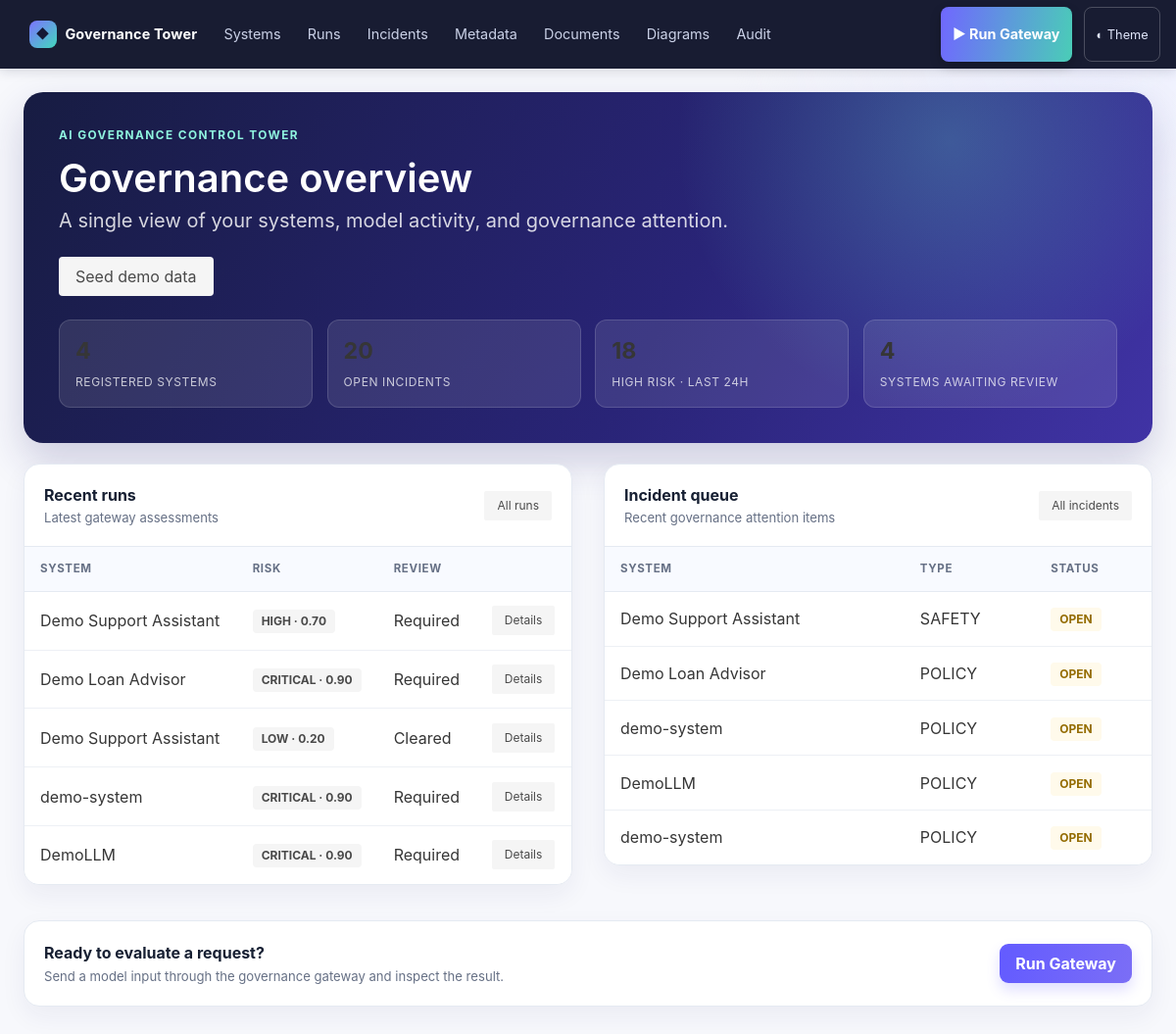
/dashboard/, run on the app's committed database.
### models.py (models this page shows)
class ModelRun(Base):
    __tablename__ = "model_runs"
    id = Column(Integer, primary_key=True)
    system_id = Column(Integer, ForeignKey("ai_systems.id"), nullable=False)
    request_id = Column(String(64), unique=True, nullable=False)
    input_payload = Column(JSON, nullable=False)
    output_payload = Column(JSON)
    risk_score = Column(Float)
    risk_level = Column(String(32))
    safety_flags = Column(JSON)
    requires_review = Column(Boolean, default=False)
    created_at = Column(DateTime, default=datetime.utcnow)
    system = relationship("AiSystem", back_populates="runs")
    incident = relationship(
        "Incident",
        back_populates="run",
        foreign_keys="Incident.run_id",
        uselist=False,
    )

class AiSystem(Base):
    __tablename__ = "ai_systems"
    id = Column(Integer, primary_key=True)
    name = Column(String(255), unique=True, nullable=False)
    owner = Column(String(255), nullable=False)
    description = Column(Text)
    risk_level = Column(String(32), default=RiskLevel.MEDIUM.value)
    status = Column(String(32), default="APPROVED")
    pii_policy = Column(String(32), default="REDACT")
    created_at = Column(DateTime, default=datetime.utcnow)
    runs = relationship("ModelRun", back_populates="system")

class Incident(Base):
    __tablename__ = "incidents"
    id = Column(Integer, primary_key=True)
    run_id = Column(Integer, ForeignKey("model_runs.id"), nullable=False)
    type = Column(String(64))
    status = Column(String(32), default="OPEN")
    reviewer = Column(String(255))
    notes = Column(Text)
    created_at = Column(DateTime, default=datetime.utcnow)
    updated_at = Column(DateTime, default=datetime.utcnow)
    run = relationship(
        "ModelRun",
        back_populates="incident",
        foreign_keys=[run_id],
    )

### dashboard/dashboard_api.py (the view)
@dashboard.get("/")
def home(request: Request, seeded: bool = False, created: int = 0, session: Session = Depends(get_session)):
    systems = session.query(AiSystem).all()
    runs = session.query(ModelRun).order_by(ModelRun.created_at.desc()).limit(5).all()
    incidents = session.query(Incident).order_by(Incident.created_at.desc()).limit(5).all()
    cutoff = datetime.utcnow() - timedelta(hours=24)
    high_risk_last_24h = (
        session.query(ModelRun)
        .filter(ModelRun.created_at >= cutoff, ModelRun.risk_level.in_(["HIGH", "CRITICAL"]))
        .count()
    )
    systems_awaiting_review = (
        session.query(ModelRun.system_id)
        .join(Incident, Incident.run_id == ModelRun.id)
        .filter(Incident.status.in_(["OPEN", "IN_REVIEW"]))
        .distinct()
        .count()
    )
    return templates.TemplateResponse(request, "home.html", {
        "systems_count": len(systems),
        "open_incidents": session.query(Incident).filter_by(status="OPEN").count(),
        "high_risk_last_24h": high_risk_last_24h,
        "systems_awaiting_review": systems_awaiting_review,
        "runs": runs, "incidents": incidents, "seeded": seeded, "created": created, "active_page": "home",
    })

### dashboard/templates/home.html (shortened to what this page needs)
{% extends "base.html" %}
{% block content %}
<div class="ct-page"><section class="home-hero"><p class="home-eyebrow mb-3">AI Governance Control Tower</p><h1 class="title is-2">Governance overview</h1><p class="subtitle is-5">A single view of your systems, model activity, and governance attention.</p><form class="home-hero-actions" method="post" action="/dashboard/demo/seed"><button class="button is-light" type="submit">Seed demo data</button></form><div class="home-metrics"><div class="home-metric"><strong>{{ systems_count }}</strong><span>Registered systems</span></div><div class="home-metric"><strong>{{ open_incidents }}</strong><span>Open incidents</span></div><div class="home-metric"><strong>{{ high_risk_last_24h }}</strong><span>High risk · last 24h</span></div><div class="home-metric"><strong>{{ systems_awaiting_review }}</strong><span>Systems awaiting review</span></div></div></section>
<div class="columns is-variable is-4"><div class="column"><section class="ct-card"><div class="ct-card-header"><div><h2 class="ct-card-title">Recent runs</h2><p class="ct-card-subtitle">Latest gateway assessments</p></div><a class="button is-small is-light" href="/dashboard/runs">All runs</a></div>{% if runs %}<div class="table-container"><table class="table is-fullwidth ct-table"><thead><tr><th>System</th><th>Risk</th><th>Review</th><th></th></tr></thead><tbody>{% for run in runs %}<tr><td>{{ run.system.name if run.system else 'Unknown' }}</td><td><span class="tag is-light ct-pill">{{ run.risk_level }} · {{ '%.2f'|format(run.risk_score or 0) }}</span></td><td>{{ 'Required' if run.requires_review else 'Cleared' }}</td><td><a class="button is-small is-light" href="/dashboard/runs/{{ run.id }}">Details</a></td></tr>{% endfor %}</tbody></table></div>{% else %}<div class="ct-empty"><strong>No runs yet</strong>Use Run Gateway to submit an assessment.</div>{% endif %}</section></div><div class="column"><section class="ct-card"><div class="ct-card-header"><div><h2 class="ct-card-title">Incident queue</h2><p class="ct-card-subtitle">Recent governance attention items</p></div><a class="button is-small is-light" href="/dashboard/incidents">All incidents</a></div>{% if incidents %}<div class="table-container"><table class="table is-fullwidth ct-table"><thead><tr><th>System</th><th>Type</th><th>Status</th></tr></thead><tbody>{% for incident in incidents %}<tr><td>{{ incident.run.system.name if incident.run and incident.run.system else 'Unknown' }}</td><td>{{ incident.type }}</td><td><span class="tag is-warning is-light ct-pill">{{ incident.status }}</span></td></tr>{% endfor %}</tbody></table></div>{% else %}<div class="ct-empty"><strong>No incidents recorded</strong>Your incident queue is clear.</div>{% endif %}</section></div></div>
<section class="ct-card mt-5"><div class="ct-card-body is-flex is-align-items-center is-justify-content-space-between is-flex-wrap-wrap" style="gap:1rem"><div><h2 class="ct-card-title">Ready to evaluate a request?</h2><p class="ct-card-subtitle">Send a model input through the governance gateway and inspect the result.</p></div><a class="button is-primary ct-button" href="/dashboard/gateway">Run Gateway</a></div></section></div>
{% endblock %}

### dashboard/templates/base.html (style rules this page uses)
:root { --ct-ink:#172033; --ct-muted:#667085; --ct-line:#e5eaf2; --ct-brand:#635bff; --ct-panel:#fff; --ct-bg:#f7f8fc; }
html { background: var(--ct-bg); }
body { min-height:100vh; color:var(--ct-ink); background:radial-gradient(circle at 94% 2%, #eef0ff 0, transparent 24rem), var(--ct-bg); }
.ct-page { color:var(--ct-ink); }
.ct-card { background:var(--ct-panel); border:1px solid var(--ct-line); border-radius:16px; box-shadow:0 10px 26px rgba(27,39,94,.06); overflow:hidden; }
.ct-card-header { display:flex; justify-content:space-between; align-items:center; padding:1.15rem 1.25rem; border-bottom:1px solid var(--ct-line); }
.ct-card-title { margin:0; font-size:1rem; font-weight:720; }
.ct-card-subtitle { margin:.18rem 0 0; color:var(--ct-muted); font-size:.82rem; }
.ct-card-body { padding:1.25rem; }
.ct-table { margin:0; }
.ct-table thead th { background:#f8faff; color:#667085; border-width:0 0 1px; border-color:var(--ct-line); font-size:.72rem; letter-spacing:.055em; padding:.85rem 1rem; text-transform:uppercase; }
.ct-table td { vertical-align:middle; border-color:#edf0f5; padding:.9rem 1rem; }
.ct-button { background:linear-gradient(100deg,#635bff,#7b6ef6); border:0; border-radius:9px; box-shadow:0 7px 14px rgba(99,91,255,.2); font-weight:700; }
.ct-pill { border-radius:999px; font-size:.73rem; font-weight:700; padding:.34rem .62rem; }

### dashboard/templates/home.html (style rules this page uses)
.home-hero { background:radial-gradient(circle at 82% 14%,rgba(103,235,211,.25),transparent 28%),linear-gradient(120deg,#171c42,#292477 58%,#4033a5); border-radius:20px; color:#fff; padding:2.25rem; box-shadow:0 18px 42px rgba(37,31,112,.2); margin-bottom:1.35rem; }
.home-hero .title,.home-hero .subtitle { color:#fff; }
.home-hero .title { margin-bottom:.55rem !important; line-height:1.1; }
.home-hero .subtitle { margin-top:0 !important; opacity:.82; }
.home-eyebrow { color:#8ff4df; font-size:.74rem; font-weight:750; letter-spacing:.12em; text-transform:uppercase; }
.home-hero-actions { margin-top:1.2rem; }
.home-metrics { display:grid; grid-template-columns:repeat(4,1fr); gap:.9rem; margin-top:1.5rem; }
.home-metric { border:1px solid rgba(255,255,255,.14); background:rgba(255,255,255,.1); border-radius:12px; padding:.9rem 1rem; }
.home-metric strong { display:block; font-size:1.45rem; }
.home-metric span { color:rgba(255,255,255,.74); font-size:.75rem; text-transform:uppercase; letter-spacing:.05em; }

### data on the page
ModelRun: system "Demo Support Assistant", risk_level "HIGH", risk_score "0.70", requires_review "Required"
ModelRun: system "Demo Loan Advisor", risk_level "CRITICAL", risk_score "0.90", requires_review "Required"
ModelRun: system "Demo Support Assistant", risk_level "LOW", risk_score "0.20", requires_review "Cleared"
ModelRun: system "demo-system", risk_level "CRITICAL", risk_score "0.90", requires_review "Required"
ModelRun: system "DemoLLM", risk_level "CRITICAL", risk_score "0.90", requires_review "Required"
Incident: run.system "Demo Support Assistant", type "SAFETY", status "OPEN"
Incident: run.system "Demo Loan Advisor", type "POLICY", status "OPEN"
Incident: run.system "demo-system", type "POLICY", status "OPEN"
Incident: run.system "DemoLLM", type "POLICY", status "OPEN"
Incident: run.system "demo-system", type "POLICY", status "OPEN"

### other printed values
{{ systems_awaiting_review }} "4"
